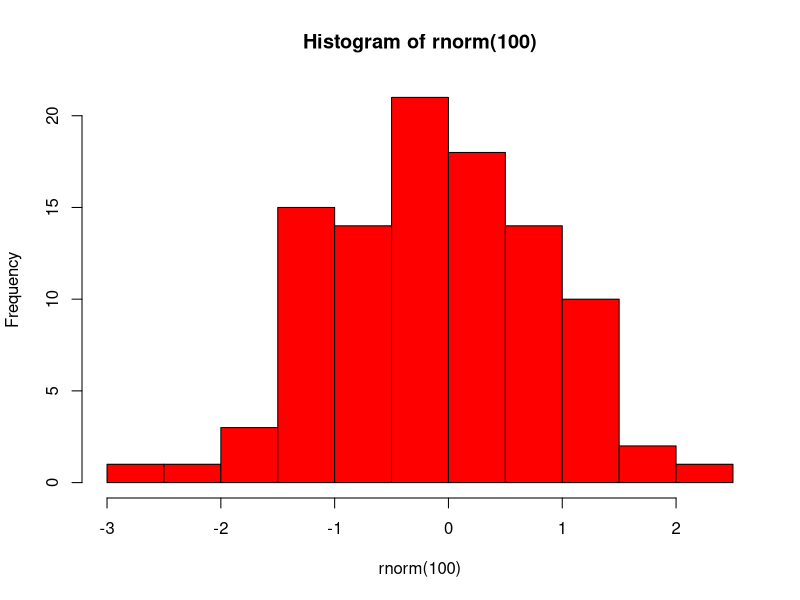

Generate this figure with R:
## ---- chunk 1
#| echo: false
library(tidyverse)
theoph <- read_csv("data/theoph.csv")
## ---- chunk 2
# tidyverse loads the dplyr package for filter and select (and the pipe)
library(tidyverse) 
# Start with the theoph data
head(theoph)

# Method 1: nesting (no one likes this)
bl_conc <- select(filter(theoph, TIME == 0), SUBJID, CONC)
# Now check it worked
head(bl_conc)

# Method 2: intermediary datasets
# (better, but leaves us with an object, bl_rows, that we may not want)
bl_rows <- filter(theoph, TIME == 0)
bl_conc <- select(bl_rows, SUBJID, CONC)
# Now check it worked
head(bl_conc)
## ---- chunk 3
bl_conc <- theoph %>%      # Take the theoph data, then ...
  filter(TIME == 0) %>%   # ... filter the rows, then ... 
  select(SUBJID, CONC)    # ... select columns

# Now check it worked
bl_conc %>% head
## ---- chunk 4
# Pipe into a statement
p_val <- 0.049
p_val %>%
  cat("The p-value is", .)

# Pipe colours into a plot
"red" %>%
  hist(rnorm(100), col = .) 
